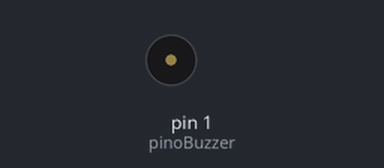
Recording of a sketch running on a simulated Arduino Uno, built with avr-gcc and run on an emulated ATmega328P. Shown: buzzer (waves = sounding).

Above: at 0.1 s.
Timing chart, 0 to 1.6 s (numbered marks = the images above):
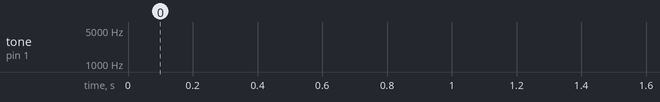

The sketch:

projeto11_buzzer_alarme.ino
```cpp
/*
 * Projeto 11 -- Alarme com sonorizador buzzer
 * Heitor Batistela Zunta
 * 23/01/2019
 * heitor.zunta@gmail.com
 */
 #define pi 3.1416 //definicao de pi em C++
 float valorSeno;
 int valorTom;
 const byte pinoBuzzer = 1;

 void setup(){
  pinMode(pinoBuzzer, OUTPUT);
 }

 void loop(){
  for(int i=0; i<180; i++) {//pegando valores positivos do seno de i

    //convertendo graus em radianos e obtendo o seno
    valorSeno = sin(i*(pi/180));

    //gerar frequencia por meio do seno de i
    valorTom = 2000+((int)(valorSeno*1000));
    tone(pinoBuzzer, valorTom);
    delay(2);
  }
 }
```
